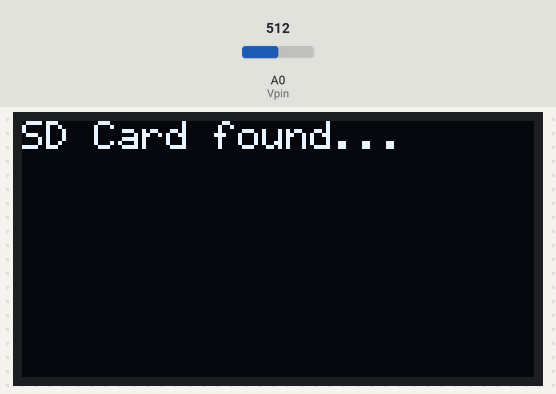
Bench run of a sketch on a simulated Arduino Uno, built with avr-gcc and run on an emulated ATmega328P. Shown: 128×64 one-colour display. The test bench sets the inputs (shaded band); at power-on: A0 (Vpin) = 512. The local clock reads 2024-03-15 10:24:30 at power-on unless the sketch sets it; storage starts empty; what the sketch prints to the serial monitor is not drawn.

Above: at 2.2 s.
At 5.8 s:
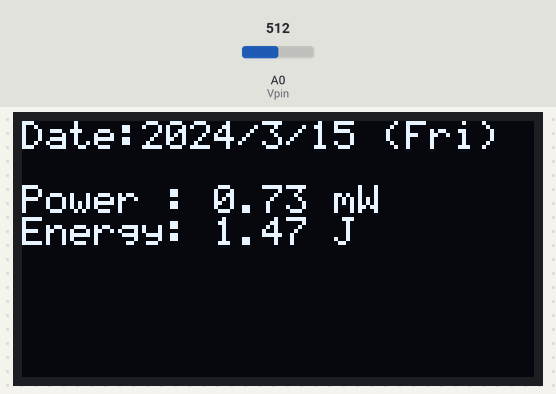
5.9 s: A0 (Vpin) set to 716
At 8.4 s:
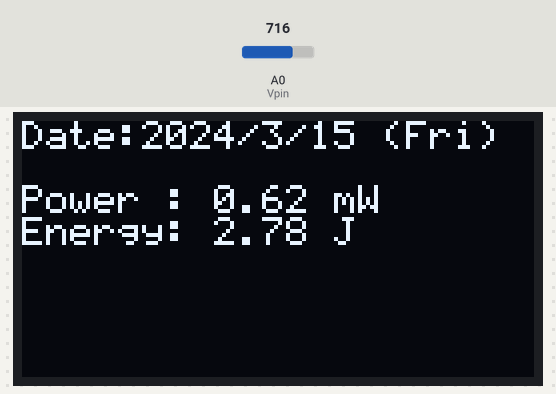
8.8 s: A0 (Vpin) set to 900
At 9.9 s:
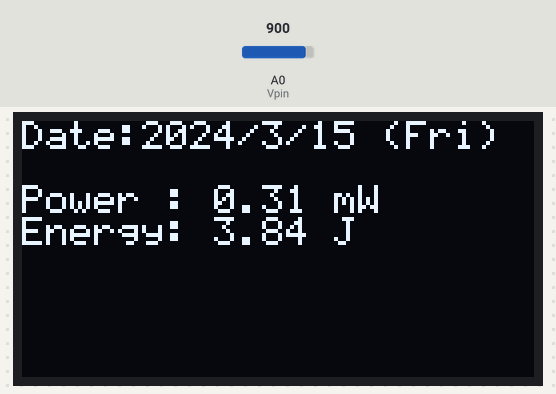
11.8 s: A0 (Vpin) set to 1023
At 14.3 s:
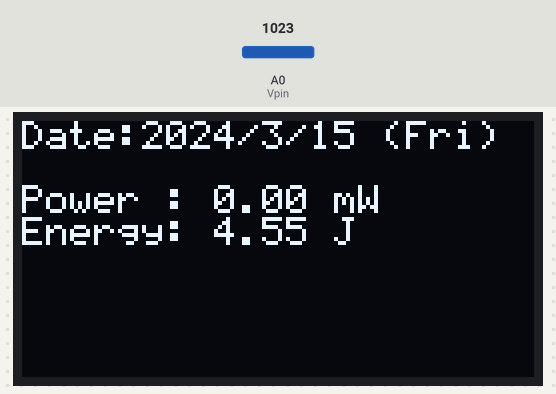
Timing chart, 0 to 15.8 s (numbered marks = the images above; inputs shaded):
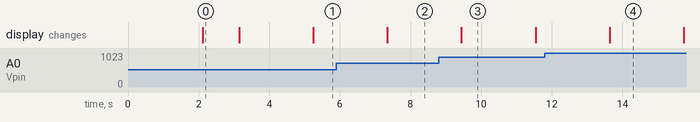

Measured:
- after the input at 5.9 s, the display: changes after 1.4 s (image 2)
- what the display in image 0 shows lasts 1.0 s, from 2.1 s to 3.1 s
- what the display in image 3 shows lasts 2.1 s, from 9.4 s to 11.5 s

The sketch:

MCB_Code_new.ino
```cpp
//Importing all Libraries
//For OLED
#include "SSD1306Ascii.h"
#include "SSD1306AsciiAvrI2c.h"

#define I2C_ADDRESS 0x3C
#define RST_PIN -1

#include <SPI.h>
#include <Wire.h>

//For RTC
#include <Wire.h>
#include "RTClib.h"

//For SD card
#include <SD.h>
const int CSpin = 10;//Chip select pin of SD card

SSD1306AsciiAvrI2c oled;

RTC_DS1307 rtc; //making RTC object
char daysOfTheWeek[7][12] = {"Sun","Mon","Tue","Wed","Thur","Fri","Sat"};

/*Variables for Calculate Power*/

int Vpin =A0;
int Val = 0;
float Volt =0 ,I = 0;
double Power = 0,E = 0;
float R = 8.5;
String Arr[2] = {"",""};

void setup() {
  pinMode(Vpin,INPUT);//Voltage Sensing pin

  Serial.begin(9600);

  //Initializing Display
  // initialize with the I2C addr 0x3C
	#if RST_PIN >= 0
  oled.begin(&Adafruit128x64, I2C_ADDRESS, RST_PIN);
  #else // RST_PIN >= 0
  oled.begin(&Adafruit128x64, I2C_ADDRESS);
  #endif // RST_PIN >= 0
  // Call oled.setI2cClock(frequency) to change from the default frequency.

	oled.setFont(System5x7);
  oled.clear();
  oled.set2X();
  oled.println("Smart MCB");
  delay(2000);
	oled.clear();

  //SD initializing
  oled.set1X();
  if(!SD.begin(CSpin))
 {
  Serial.println("SD Card Error");
  oled.println("SD Card Error");
  delay(1000);
  while(true);
 }
 Serial.println("SD Card found");
 oled.println("SD Card found...");
 delay(1000);
 oled.clear();
}

void loop()
{

  getPandE();

}

String getDate(){
   String Date = "Date:";
   String Time = "Time:";
   String d ="";
    DateTime now = rtc.now();
    Date+=String(now.year(), DEC);
    d+=String(now.year(), DEC)+"_";
    Date+="/";
    Date+=String(now.month(), DEC);
    d+=String(now.month(), DEC)+"_";
    Date+="/";
    Date+=String(now.day(), DEC);
    d+=String(now.day(), DEC)+"_";
    Date+=String(" (");
    Date+=String(daysOfTheWeek[now.dayOfTheWeek()]);
    Date+=String(") ");
    Time+=String(now.hour(), DEC);
    Time+=String(':');
    Time+=String(now.minute(), DEC);
    Time+=String(':');
    Time+=String(now.second(), DEC);
    //Serial.println(Date);
    //Serial.println(Time);
    if(String(now.hour(),DEC)=="0"){
      LogAndSendData();
    }
    printDateTime(Date,Time);
    return d;
}

void printDateTime(String Date,String Time)
{
oled.println(Date);
oled.println("");
}

float getPandE(){
  for (int i=0;i<200;i++){
  Val = analogRead(Vpin);
  Volt = (1024-Val)*4.88E-3;
  I = Volt/R;
  Power = Val*4.88E-3*I;
  E += Power*0.01;
  delay(10);
  }
  oled.clear();
  String date = getDate();
  Arr[0] = "Power : "+String(Power)+" mW ";
  Arr[1] = "Energy: " +String(E)+" J ";
  File dataFile = SD.open("today.txt",FILE_WRITE);
  dataFile.println(String(E));
  dataFile.close();
  oled.println(Arr[0]);
  oled.println(Arr[1]);


}

void LogAndSendData()
{

}
```
